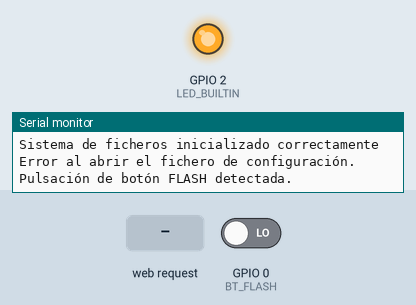
A program run on a simulated ESP8266 (NodeMCU). Parts: output pins drawn as LEDs (lit = HIGH, except the on-board LED, lit = LOW), the last lines printed to the serial monitor. The inputs (shaded band) are chosen by the test bench; at power-on: GPIO 0 (BT_FLASH) LOW. WiFi joins after 1.5 s; servers stay silent unless stated; uploads are accepted with an empty reply; storage starts empty. At 9.4 s the program restarts the board; the recording ends there.

Above: at 2.7 s.
2.8 s: GPIO 0 (BT_FLASH) driven HIGH
At 3.4 s:
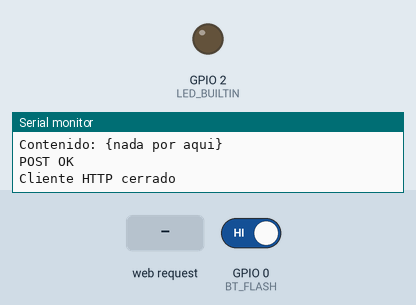
4.6 s: HTTP request GET /?id=1 received
At 5.9 s:
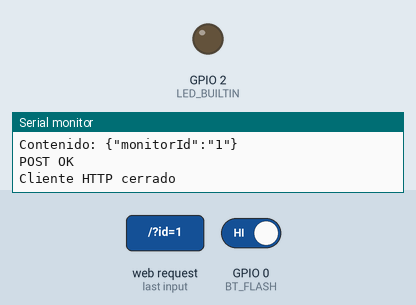
6.4 s: GPIO 0 (BT_FLASH) driven LOW
At 7.1 s:
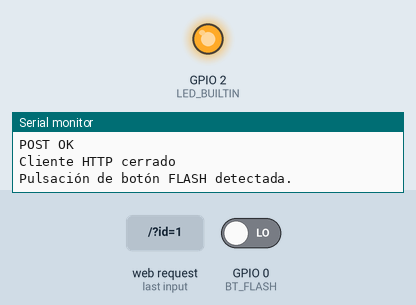
Timing chart, 0 to 9.4 s (numbered marks = the images above; inputs shaded):
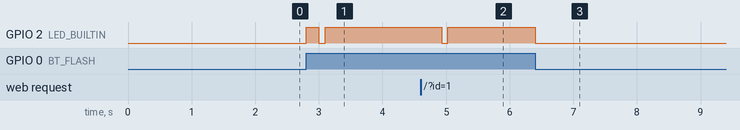

Measured:
- after the input at 2.8 s, GPIO 2 (LED_BUILTIN): LOW → HIGH at once, → LOW 0.20 s later, → HIGH 0.10 s later
- after the input at 4.6 s, GPIO 2 (LED_BUILTIN): HIGH → LOW after 0.33 s, → HIGH 0.10 s later
- after the input at 6.4 s, GPIO 2 (LED_BUILTIN): HIGH → LOW at once

The program:

main.cpp
```cpp
#include <ESP8266WiFi.h>
#include <DNSServer.h>
#include <ESP8266WebServer.h>
#include <WiFiManager.h> //https://github.com/tzapu/WiFiManager
#include <ESP8266HTTPClient.h>
#include <FS.h>

#define NOMBRE_FICHERO "config.ini"

// Para usar el botón flash como entrada para borrar los datos de la wifi.
#define BT_FLASH 0
int inicioPulsarFlash = 0;

bool mensajeClienteIDNoConfigurado = false;
const char *url = "http://monitor-actividad.herokuapp.com/actualizar";
const char *host = "monitor-actividad.herokuapp.com";
char *json = "{nada por aqui}"; // Aquí pondremos el contenido json que enviamos al servidor periódicamente. He comprobado que si la inicializo como cadena vacía, no funciona.
const int periodoEjecucionMilis = 1000;
const int tiempoPulsacionResetMillis = 3000; // Mantener siempre a un valor >= 3*periodoEjecucionMilis
const int periodoSolicitudMilis = 15 * 60 * 1000;
unsigned long ultimaSolicitud = 0;

// Creamos una instancia de la clase WiFiManager
WiFiManager wifiManager;


/***************************************************************** MÉTODOS PARA LEER/ESCRIBIR CLIENTEID EN LA EEPROM */

void leerClienteId() {
    String clienteId;

    File f = SPIFFS.open(NOMBRE_FICHERO, "r");

    if (!f) {
        Serial.println("Error al abrir el fichero de configuración.");
    }
    else
    {
        Serial.println("Leyendo el fichero:");
        clienteId = f.readString();
        f.close();
        Serial.println("Lectura finalizada: " + clienteId);
        sprintf(json, "{\"monitorId\":\"%s\"}", clienteId.c_str());
        Serial.println("JSON: " + String(json));
    }
}

void establecerClienteId(String clienteIdNuevo) {

    File f = SPIFFS.open(NOMBRE_FICHERO, "w");
    if(!f) {
        Serial.println("Error al abrir el fichero.");
    } else {
        f.print(clienteIdNuevo);
        f.close();
    }

    leerClienteId();
}
/*********************************************************************************************************************/


/************************************************************************* MÉTODOS DE CONFIGURACIÓN DEL SERVICIO WEB */
// Servidor para recibir comandos mediante solicitudes HTTP.
ESP8266WebServer webServer(80);

void handleRoot() {
    if(webServer.args() == 1 && webServer.argName(0) == "id") {
        Serial.print("Solicitud de cambio de clienteId: ");
        Serial.println(webServer.arg("id"));
        establecerClienteId(webServer.arg("id"));
        Serial.print("Nuevo ID de cliente establecido: ");
        Serial.println(json);
        webServer.send(200, "text/plain", json);
        ultimaSolicitud = 0; // Para que envíe una actualización en el siguiente ciclo.
    } else if(webServer.args() == 0) {
        if(strlen(json) == 0) {
            webServer.send(200, "text/plain", "El ID de cliente no ha sido configurado todavía.");
        } else {
            char* mensaje;
            sprintf(mensaje, "Su ID de cliente es %s.", json);
            Serial.println(mensaje);
            webServer.send(200, "text/plain", mensaje);
        }
    } else {
        webServer.send(400, "text/plain", "Solicitud mal formada.");
    }
}

// Función que se ejecutara en URI desconocida
void handleNotFound() {
    webServer.send(404, "text/plain", "Not found");
}

void InitServer() {
    // Ruteo para '/'
    webServer.on("/", handleRoot);
    // Ruteo para URI desconocida
    webServer.onNotFound(handleNotFound);

    // Iniciar servidor
    webServer.begin();
    Serial.println("Servidor HTTP iniciado.");
}

/*********************************************************************************************************************/

void setup() {
    Serial.begin(9600);

    // Configurar la entrada digital correspondiente al botón FLASH.
    pinMode(BT_FLASH, INPUT);

    // Configurar la salida digital correspondiente al LED de la placa.
    pinMode(LED_BUILTIN, OUTPUT);

    // Creamos AP y portal cautivo
    wifiManager.autoConnect("MonitorCasaCL-WiFi");
    InitServer();

    if(!SPIFFS.begin()) {
        Serial.println("Error al inicializar el sistema de ficheros.");
    } else /*if(!SPIFFS.format())*/ {
        //Serial.println("Error al formatear el sistema de ficheros");
    //} else {
        Serial.println("Sistema de ficheros inicializado correctamente");
    }

    // Leer el clienteId al arrancar.
    leerClienteId();
}

// Enciende el led durante <duracionMs> milisegundos y lo apaga durante otros tantos. Repite <repeticiones> veces.
void parpadeo(int repeticiones, int duracionMs) {
    for(int i= 0; i < repeticiones; i++) {
        digitalWrite(LED_BUILTIN, LOW);
        delay(duracionMs);
        digitalWrite(LED_BUILTIN, HIGH);
        delay(duracionMs);
    }
}

HTTPClient http;
WiFiClient client;

void loop() {
    int httpCode = 0;

    if(digitalRead(BT_FLASH) == HIGH) // Si el botón FLASH no está pulsado, realizar el proceso normal.
    {
        // Si el botón no está pulsado, ponemos el inicio de pulsación a 0.
        digitalWrite(LED_BUILTIN, HIGH); // Apagar el led.
        inicioPulsarFlash = 0;

        if (WiFi.status() != WL_CONNECTED) { // No conectado a WIFI.
            // Si no hay wifi no se pueden enviar los datos ni atender solicitudes web recibidas.
            Serial.println("Wifi no conectada.");
        } else {
            if(strlen(json) == 0) {
                if(!mensajeClienteIDNoConfigurado) {
                    Serial.println("El ID de cliente no ha sido configurado todavía.");
                    Serial.print("Configúrelo en ");
                    Serial.print(WiFi.localIP().toString());
                    Serial.println("/actualizar?id=<su-id-de-cliente>");
                    mensajeClienteIDNoConfigurado = true;
                }
            } else if(ultimaSolicitud == 0 || millis() - ultimaSolicitud > periodoSolicitudMilis) { // Ha transcurrido el periodo desde la última solicitud.
                http.begin(client, url);
                http.addHeader("Content-Type", "application/json");
                http.addHeader("Host", host);
                Serial.print("Contenido: ");
                Serial.println(json);
                httpCode = http.POST(json); // Realizar petición
                ultimaSolicitud = millis(); // Guardar el instante de la última solicitud.
                if(httpCode == 200) {
                    Serial.println("POST OK");
                    parpadeo(1, 100);
                } else if (httpCode > 0) {
                    Serial.print("POST NO OK: ");
                    Serial.println(httpCode);
                    // Dos parpadeos del led: error HTTP.
                    parpadeo(2, 100);
                } else {
                    Serial.print("POST ERROR: ");
                    Serial.println(http.errorToString(httpCode));
                    // Tres parpadeos del LED: Error al enviar la solicitud.
                    parpadeo(3, 100);
                }

                http.end();
                Serial.println("Cliente HTTP cerrado");
            }

            // Por último manejar solicitudes http recibidas.
            webServer.handleClient();
            //Serial.println("Solicitudes entrantes comprobadas.");
        }
    } else {

        // Comportamiento con el botón flash pulsado:
        // Si se mantiene pulsado 3 segundos, resetear el dispositivo.

        // La primera vez establecemos inicioPulsarFlash al instante de tiempo actual.
        if(inicioPulsarFlash == 0) {
            Serial.println("Pulsación de botón FLASH detectada.");
            inicioPulsarFlash = millis();
            digitalWrite(LED_BUILTIN, LOW); // Encender el LED mientras el botón FLASH esté pulsado.
        }

        // Si el botón se mantiene pulsado durante 3'', resetear.
        if(millis()-inicioPulsarFlash > tiempoPulsacionResetMillis) {
            Serial.println("Pulsación larga de botón FLASH: Se borran los datos de configuración y se reinicia el dispositivo.");
            wifiManager.resetSettings();
            mensajeClienteIDNoConfigurado = false;
            json = "";
            ESP.restart();
        }
    }

    //Serial.flush();
    // A dormir durante periodoEjecucionMillis
    //delay(periodoEjecucionMilis);
}
```
